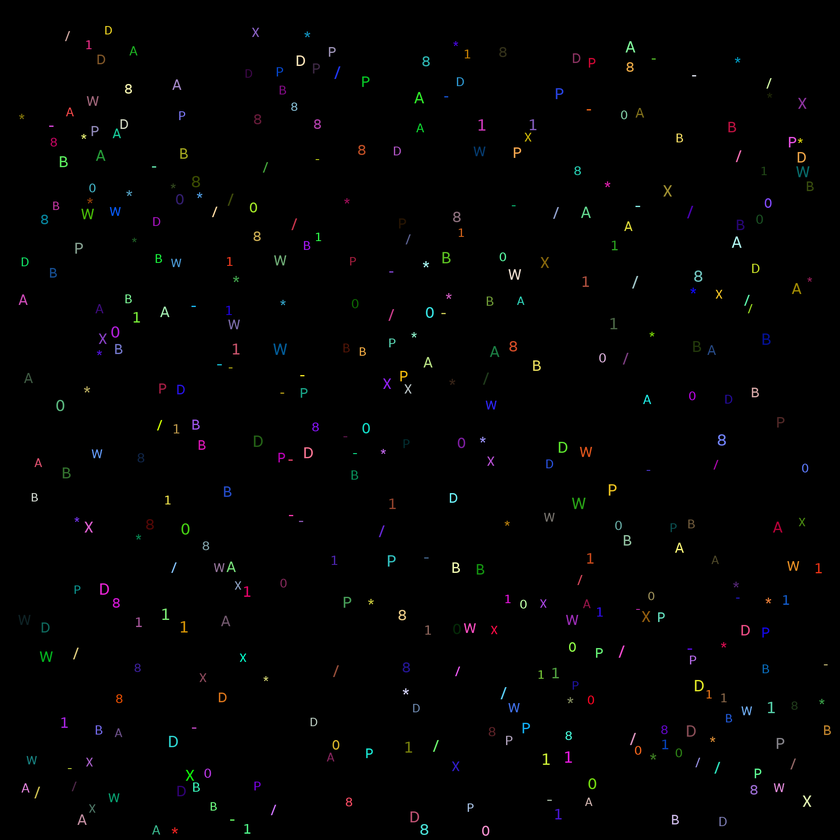
#> input picture alphabet/symbols.png, 840 x 840 px, shrunk from 2000 x 2000 before the run, found by its file name
$ python test.py
#> lines starting #> are read from the running program, lines starting #| are printed output that depends on the picture; after the words box and inside, x2 and y2 are one past the last pixel; in counts of white or black regions, pixels touching at a corner belong together
import matplotlib.pyplot as plt
import numpy as np
from skimage.filters import threshold_otsu
from skimage.measure import label, regionprops
from collections import defaultdict
from pathlib import Path


def filling_factor(arr):
    return np.sum(arr) / arr.size


def count_holes(arr):
    labeled = label(np.logical_not(arr))
    regions = regionprops(labeled)
    holes = 0
    for region in regions:
        coords = np.transpose(region.coords, (1,0))
        ymin = np.min(coords[1])
        ymax = np.max(coords[1])
        xmin = np.min(coords[0])
        xmax = np.max(coords[0])
        if ymin == 0 or ymax == arr.shape[1]-1 or xmin == 0 or xmax == arr.shape[0]-1: continue
        holes += 1
    return holes


def count_holes_rame(arr):
    labeled = label(np.logical_not(arr))
    return np.max(labeled)


def count_vline(arr):
    return np.sum(arr.mean(0) == 1)


def recognize(region):
    if filling_factor(region.image) == 1.0:
        return '-'
    else:
        holes = count_holes(region.image)
        if holes == 2: # B or 8
            if count_vline(region.image) >= 3:
                return 'B'
            else: return '8'
        elif holes == 1: #A or 0
            if count_vline(region.image)>=2:
                ecc=region.eccentricity
                if ecc<0.65:
                    return 'D'
                else:
                    return 'P'
            else:
                if abs((region.local_centroid[0] / region.image.shape[0]) - (region.local_centroid[1] / region.image.shape[1])) > 0.02:
                    return 'A'
                else: return '0'
        else:
            if count_vline(region.image) >= 1:
                return '1'
            else:
                ecc=region.eccentricity
                if ecc<0.4:
                    return '*'
                match count_holes_rame(region.image):
                    case 2: return '/'
                    case 4: return 'X'
                    case _: return 'W'
    return '_'

img = plt.imread('Test/symbols.png')
#> img is the input picture: shape (840, 840, 3) float32; mean R, G, B 0.0077, 0.00774, 0.00781

img = np.mean(img, axis=2)
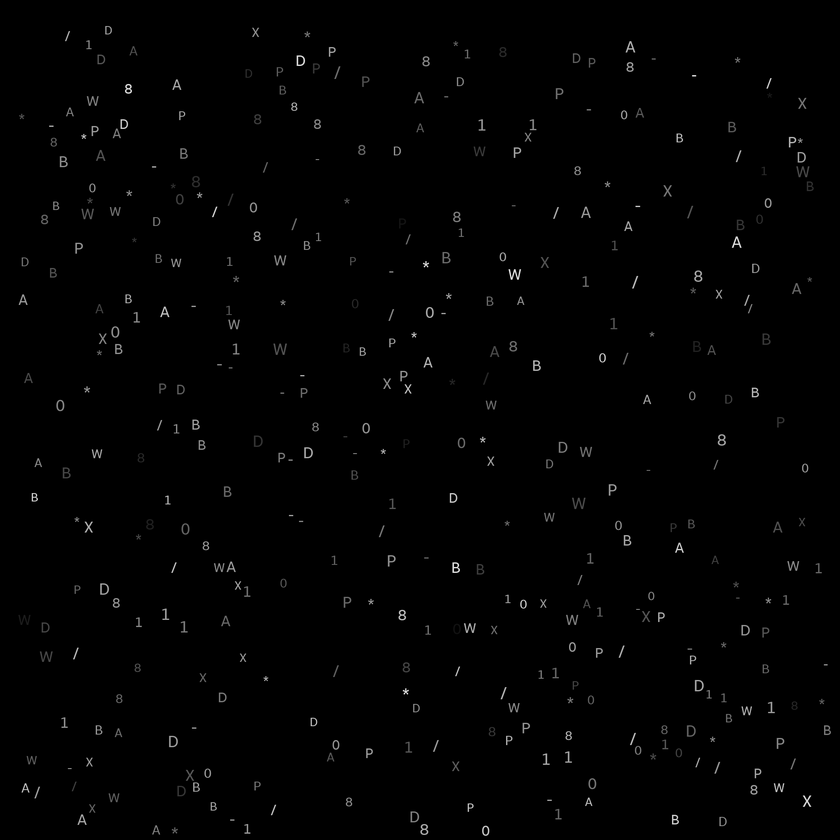
#> img: shape (840, 840) float32; min 0, max 0.988, mean 0.00775
thrash = threshold_otsu(img)
#> thrash = 0.21
img[img > 0] = 1
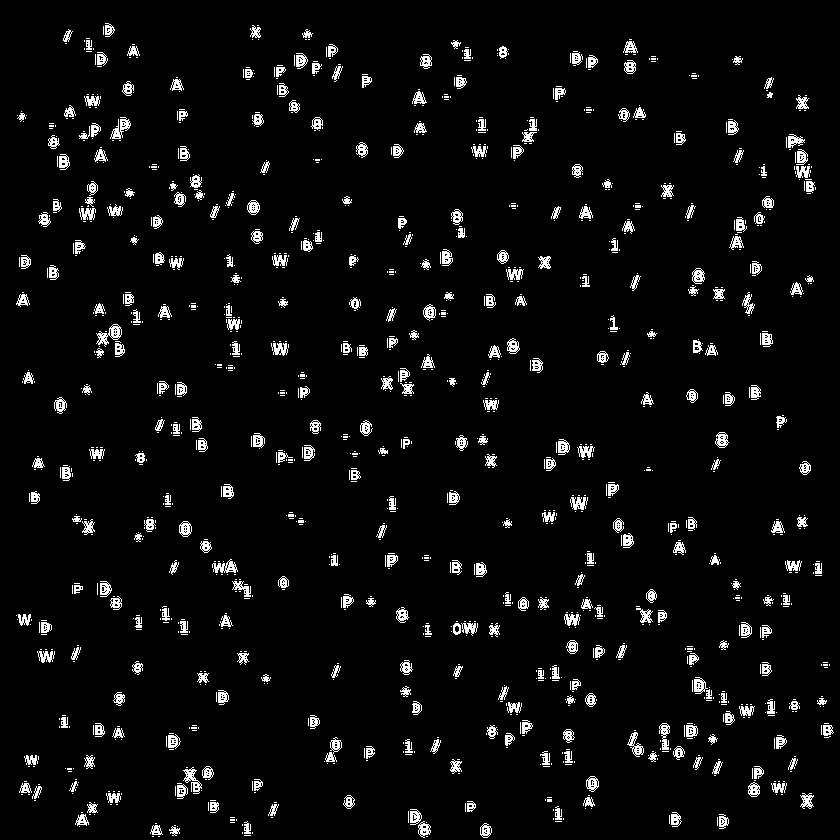
#> img: shape (840, 840) float32; values 0 (black) and 1 (white), 4.6% white in thin lines or dots

regions = regionprops(label(img))
#> regions = 1354 regions; largest, box (x1, y1, x2, y2) and area: (96, 324, 122, 347) 225, (183, 767, 202, 794) 197, (110, 117, 131, 139) 195, (212, 559, 238, 573) 185, (325, 737, 342, 762) 168

result = defaultdict(lambda: 0)

path = Path('.') / 'Test/result'
path.mkdir(exist_ok=True)

for i,region in enumerate(regions):
    symbol = recognize(region)
    if symbol in ['P','D']:
        plt.clf()
        plt.title(f"{symbol}")
        plt.imshow(region.image)
        plt.savefig(path / f"{i}")
        result[symbol] += 1
#> this loop made 1354 passes
#> after the loop, result = {'P': 17, 'D': 3}

print(result, sum(result.values()))
#> (printed output is left out)
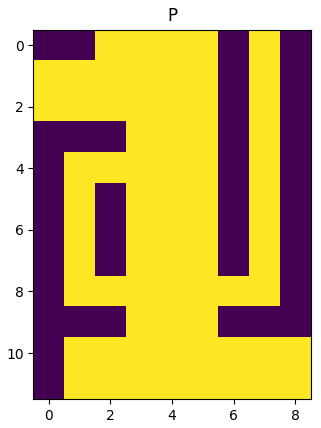
#> figure drawn by matplotlib, 1 panel

$ run again, with alphabet/alphabet.png copied over alphabet/symbols.png
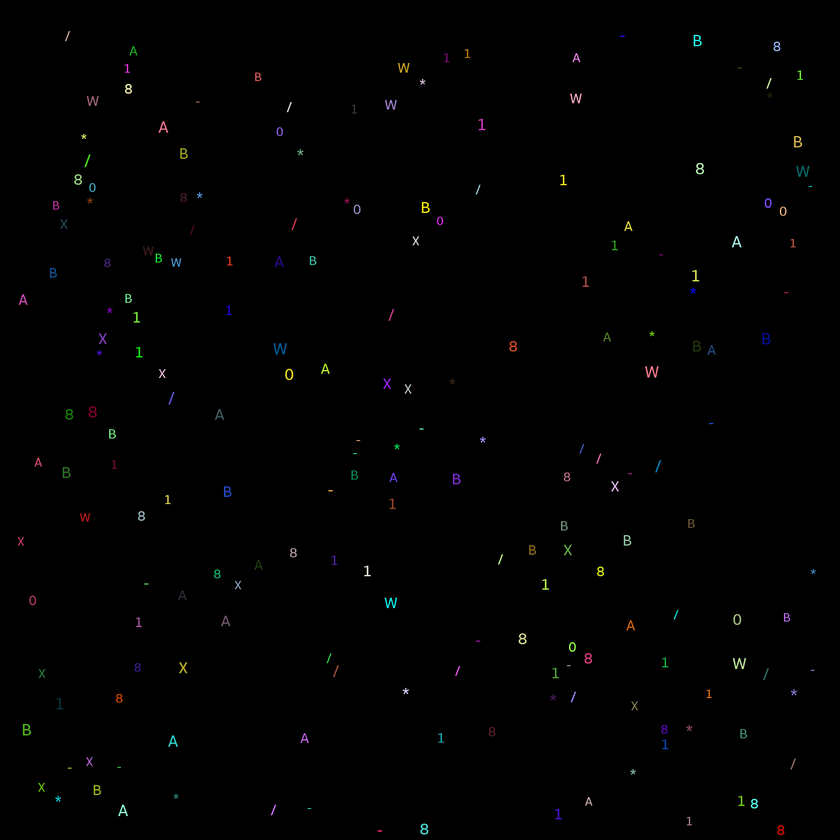
#> input picture alphabet/alphabet.png, 840 x 840 px, shrunk from 2000 x 2000 before the run, found by its file name
#> img is the input picture: shape (840, 840, 3) float32; mean R, G, B 0.00387, 0.00397, 0.00369
#> thrash = 0.223
#> `img[img > 0] = 1`:
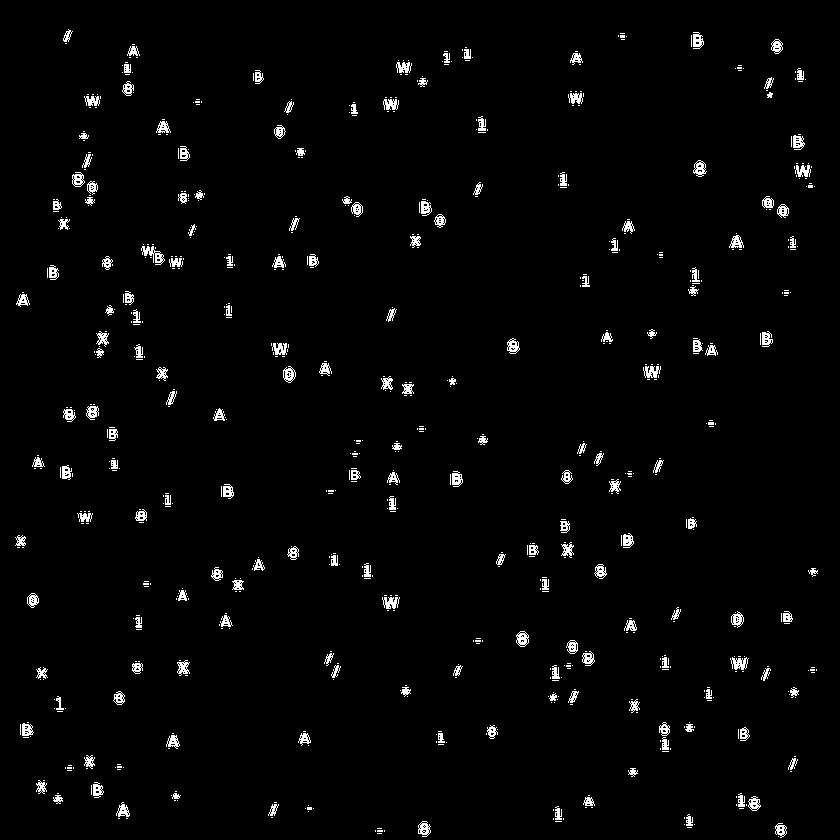
#> img: shape (840, 840) float32; values 0 (black) and 1 (white), 2.2% white in thin lines or dots
#> `regions = regionprops(label(img))`: regions = 729 regions; largest, box (x1, y1, x2, y2) and area: (141, 246, 165, 265) 178, (730, 657, 749, 670) 143, (643, 366, 661, 378) 137, (382, 597, 400, 609) 137, (272, 343, 287, 355) 125
#> the loop `for i,region in enumerate(regions):` made 729 passes
#> after the loop `for i,region in enumerate(regions):`: result = {'P': 6, 'D': 3}
#> (printed output is left out)
#> `print(result, sum(result.values()))`:
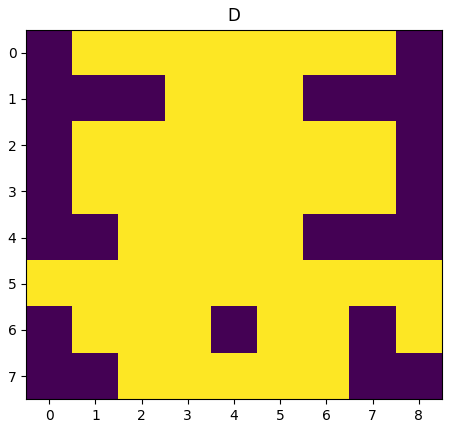
#> figure drawn by matplotlib, 1 panel
